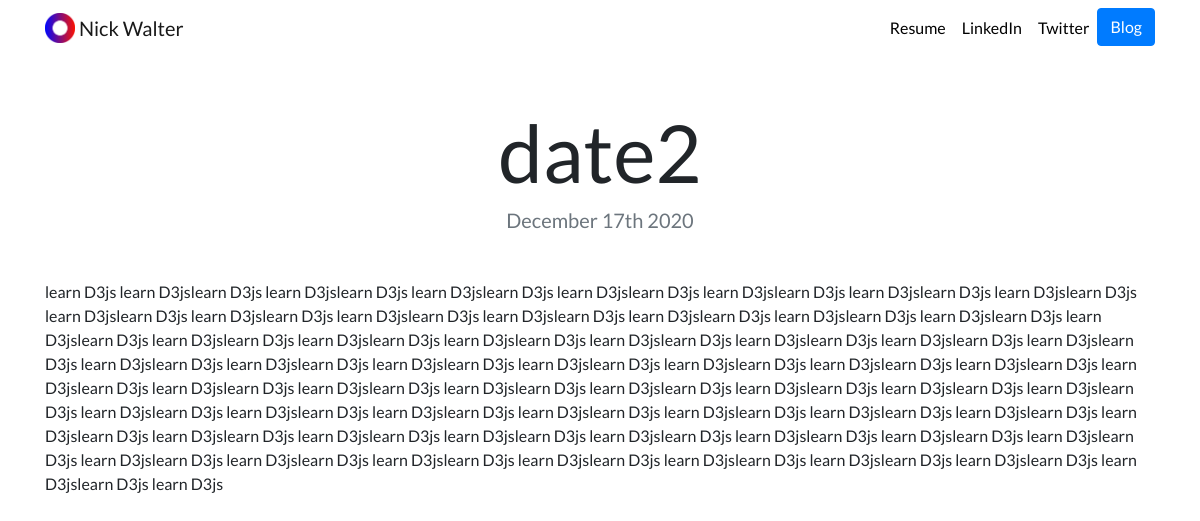
The app's page /blog/2/ with its own data.
### blog/models.py (models this page shows)
class Blog(models.Model):
  title=models.CharField(max_length=200)
  description = models.TextField()
  date = models.DateField()

### blog/views.py (the view)
# urls.py: path('<int:blog_id>/', views.detail, name='detail'),
def detail(request,blog_id):
  blog = get_object_or_404(Blog, pk=blog_id)
  return render(request, 'blog/detail.html', {'blog':blog})

### blog/templates/blog/detail.html
{% extends "portfolio/base.html" %}
{% load static %}
{% block content %}
<h1 class="text-center mt-5" id="blogdetailtitle">{{ blog.title }}</h1>
<h5 class="text-center text-muted mb-5">{{ blog.date|date:'F jS Y' }}</h5>
{{ blog.description|safe }}
{% endblock %}

### portfolio/static/portfolio/custom.css (style rules this page uses)
body { font-family: 'Lato', sans-serif; }
@media (min-width: 992px) { #blogdetailtitle { font-size: 5rem; } }

### records on screen
Blog: title "date2", date "December 17th 2020", description "learn D3js learn D3jslearn D3js learn D3jslearn D3js learn D3jslearn D3js learn D3jslearn D3js learn D3jslearn D3js learn D3jslearn D3js learn D3jslearn D3js learn D3jslearn D3js learn D3jslearn D3js learn D3jslearn D3js learn D3jslearn D3js learn D3jslearn D3js learn D3jslearn D3js learn D3jslearn D3js learn D3jslearn D3js learn D3jslearn D3js learn D3jslearn D3js learn D3jslearn D3js learn D3jslearn D3js learn D3jslearn D3js learn D3jslearn D3js learn D3jslearn D3js learn D3jslearn D3js learn D3jslearn D3js learn D3jslearn D3js learn D3jslearn D3js learn D3jslearn D3js learn D3jslearn D3js learn D3jslearn D3js learn D3jslearn D3js learn D3jslearn D3js learn D3jslearn D3js learn D3jslearn…"
